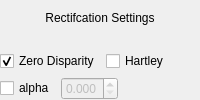
          <widget class="QWidget" name="qwidget_rectSettings" native="true">
           <layout class="QVBoxLayout" name="verticalLayout_11">
            <property name="leftMargin">
             <number>0</number>
            </property>
            <property name="topMargin">
             <number>0</number>
            </property>
            <property name="rightMargin">
             <number>0</number>
            </property>
            <property name="bottomMargin">
             <number>0</number>
            </property>
            <item>
             <widget class="QLabel" name="label_15">
              <property name="sizePolicy">
               <sizepolicy hsizetype="Minimum" vsizetype="Preferred">
                <horstretch>0</horstretch>
                <verstretch>0</verstretch>
               </sizepolicy>
              </property>
              <property name="text">
               <string>Rectifcation Settings</string>
              </property>
              <property name="alignment">
               <set>Qt::AlignCenter</set>
              </property>
             </widget>
            </item>
            <item>
             <layout class="QHBoxLayout" name="horizontalLayout_17">
              <property name="topMargin">
               <number>10</number>
              </property>
              <item>
               <widget class="QCheckBox" name="checkBox_rectZeroDisparity">
                <property name="text">
                 <string>Zero Disparity</string>
                </property>
                <property name="checked">
                 <bool>true</bool>
                </property>
               </widget>
              </item>
              <item>
               <widget class="QCheckBox" name="checkBox_rectHartley">
                <property name="toolTip">
                 <string>&lt;html&gt;&lt;head/&gt;&lt;body&gt;&lt;p&gt;Perform stereo rectification using the methods outlined in &lt;span style=&quot; font-family:'Open Sans,Lucida Grande,Lucida Sans Unicode,Geneva,Verdana,sans-serif'; font-size:14px; color:#000000; background-color:#ffffff;&quot;&gt;Hartley, R.I., Theory and Practice of Projective Rectification. IJCV 35 2, pp 115-127 (1999)&lt;/span&gt;</string>
                </property>
                <property name="text">
                 <string>Hartley</string>
                </property>
               </widget>
              </item>
             </layout>
            </item>
            <item>
             <layout class="QHBoxLayout" name="horizontalLayout_16">
              <property name="topMargin">
               <number>0</number>
              </property>
              <item>
               <widget class="QCheckBox" name="checkBox_rectAlpha">
                <property name="text">
                 <string>alpha</string>
                </property>
               </widget>
              </item>
              <item>
               <widget class="QDoubleSpinBox" name="doubleSpinBox_rectAlpha">
                <property name="enabled">
                 <bool>false</bool>
                </property>
                <property name="toolTip">
                 <string>&lt;html&gt;&lt;head/&gt;&lt;body&gt;&lt;p&gt;&lt;span style=&quot; font-family:'Open Sans,Lucida Grande,Lucida Sans Unicode,Geneva,Verdana,sans-serif'; font-size:14px; color:#000000; background-color:#ffffff;&quot;&gt;Free scaling parameter. When set to 0, the rectified images are zoomed and shifted so that only valid pixels are visible. When set to 1, the rectified image is decimated and shifted so that all the pixels from the original images from the cameras are retained in the rectified images (no source image pixels are lost).&lt;/span&gt;&lt;/p&gt;&lt;/body&gt;&lt;/html&gt;</string>
                </property>
                <property name="decimals">
                 <number>3</number>
                </property>
                <property name="maximum">
                 <double>1.000000000000000</double>
                </property>
               </widget>
              </item>
              <item>
               <spacer name="horizontalSpacer_9">
                <property name="orientation">
                 <enum>Qt::Horizontal</enum>
                </property>
                <property name="sizeHint" stdset="0">
                 <size>
                  <width>40</width>
                  <height>20</height>
                 </size>
                </property>
               </spacer>
              </item>
             </layout>
            </item>
           </layout>
          </widget>
